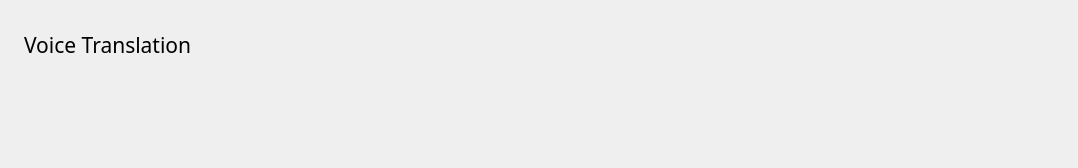
<?xml version="1.0" encoding="UTF-8"?>
<ui version="4.0">
 <class>Translation</class>
 <widget class="QWidget" name="Translation">
  <property name="geometry">
   <rect>
    <x>0</x>
    <y>0</y>
    <width>1078</width>
    <height>168</height>
   </rect>
  </property>
  <property name="sizePolicy">
   <sizepolicy hsizetype="Fixed" vsizetype="Fixed">
    <horstretch>0</horstretch>
    <verstretch>0</verstretch>
   </sizepolicy>
  </property>
  <property name="focusPolicy">
   <enum>Qt::ClickFocus</enum>
  </property>
  <property name="windowTitle">
   <string/>
  </property>
  <widget class="QLabel" name="label">
   <property name="geometry">
    <rect>
     <x>24</x>
     <y>30</y>
     <width>181</width>
     <height>31</height>
    </rect>
   </property>
   <property name="font">
    <font>
     <family>微软雅黑</family>
     <pointsize>16</pointsize>
    </font>
   </property>
   <property name="text">
    <string>Voice Translation</string>
   </property>
   <property name="alignment">
    <set>Qt::AlignLeading|Qt::AlignLeft|Qt::AlignTop</set>
   </property>
  </widget>
  <widget class="QPushButton" name="minBtn">
   <property name="geometry">
    <rect>
     <x>982</x>
     <y>24</y>
     <width>32</width>
     <height>32</height>
    </rect>
   </property>
   <property name="text">
    <string/>
   </property>
   <property name="iconSize">
    <size>
     <width>32</width>
     <height>32</height>
    </size>
   </property>
   <property name="flat">
    <bool>true</bool>
   </property>
  </widget>
  <widget class="QPushButton" name="closeBtn">
   <property name="geometry">
    <rect>
     <x>1022</x>
     <y>24</y>
     <width>32</width>
     <height>32</height>
    </rect>
   </property>
   <property name="text">
    <string/>
   </property>
   <property name="iconSize">
    <size>
     <width>32</width>
     <height>32</height>
    </size>
   </property>
   <property name="flat">
    <bool>true</bool>
   </property>
  </widget>
  <widget class="WComboBox" name="comboSrc" native="true">
   <property name="geometry">
    <rect>
     <x>24</x>
     <y>88</y>
     <width>371</width>
     <height>56</height>
    </rect>
   </property>
   <property name="sizePolicy">
    <sizepolicy hsizetype="Fixed" vsizetype="Fixed">
     <horstretch>0</horstretch>
     <verstretch>0</verstretch>
    </sizepolicy>
   </property>
   <property name="focusPolicy">
    <enum>Qt::ClickFocus</enum>
   </property>
  </widget>
  <widget class="QLabel" name="imgLabel">
   <property name="geometry">
    <rect>
     <x>420</x>
     <y>97</y>
     <width>38</width>
     <height>38</height>
    </rect>
   </property>
   <property name="sizePolicy">
    <sizepolicy hsizetype="Fixed" vsizetype="Fixed">
     <horstretch>0</horstretch>
     <verstretch>0</verstretch>
    </sizepolicy>
   </property>
   <property name="text">
    <string/>
   </property>
  </widget>
  <widget class="WComboBox" name="comboDest" native="true">
   <property name="geometry">
    <rect>
     <x>483</x>
     <y>88</y>
     <width>371</width>
     <height>56</height>
    </rect>
   </property>
   <property name="sizePolicy">
    <sizepolicy hsizetype="Fixed" vsizetype="Fixed">
     <horstretch>0</horstretch>
     <verstretch>0</verstretch>
    </sizepolicy>
   </property>
   <property name="focusPolicy">
    <enum>Qt::ClickFocus</enum>
   </property>
  </widget>
  <widget class="WButton" name="startBtn" native="true">
   <property name="geometry">
    <rect>
     <x>903</x>
     <y>88</y>
     <width>151</width>
     <height>52</height>
    </rect>
   </property>
   <property name="font">
    <font>
     <family>微软雅黑</family>
     <pointsize>12</pointsize>
    </font>
   </property>
   <property name="cursor">
    <cursorShape>PointingHandCursor</cursorShape>
   </property>
  </widget>
 </widget>
 <customwidgets>
  <customwidget>
   <class>WButton</class>
   <extends>QWidget</extends>
   <header location="global">wbutton.h</header>
   <container>1</container>
  </customwidget>
  <customwidget>
   <class>WComboBox</class>
   <extends>QWidget</extends>
   <header>wcombobox.h</header>
   <container>1</container>
  </customwidget>
 </customwidgets>
 <resources/>
 <connections/>
</ui>
